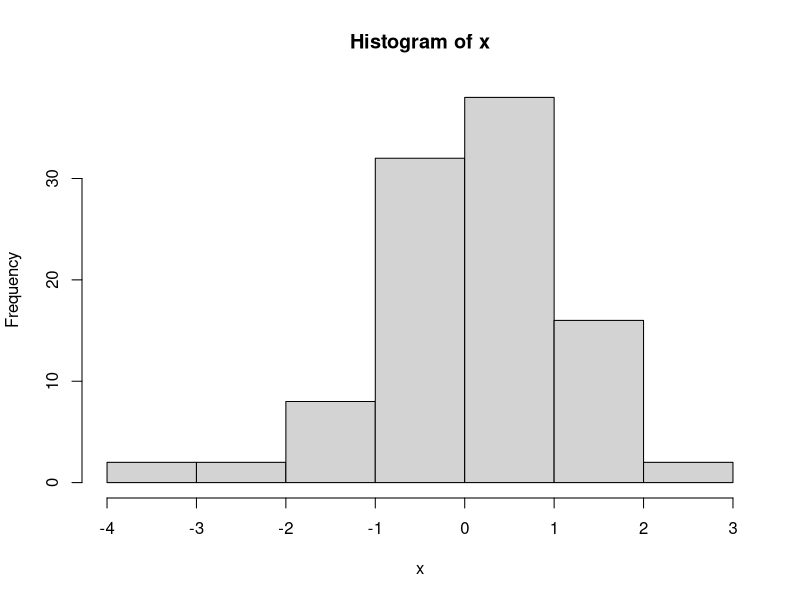

Reproduce this figure in R.
## ---- chunk 1
x <- rnorm(100)
mean(x)
hist(x)
## ---- chunk 2
library(datasets)
data(airquality)
fit <- lm(Ozone ~ Wind + Temp + Solar.R, data = airquality)
## ---- chunk 3
library(xtable)
xt <- xtable(summary(fit))
print(xt, type = "html")
